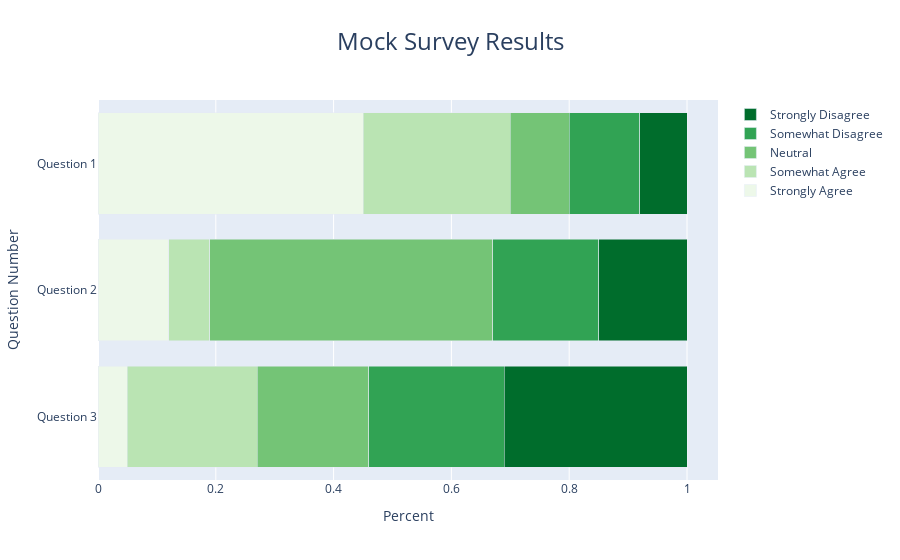

Source (notebook cell):
### Code cell
data = [go.Bar(x=df[response], 
               y=df['Unnamed: 0'], 
               name=response,
               orientation='h',
               marker=dict(color=colors[response])) for response in df.columns[1:]]

layout = go.Layout(title='Mock Survey Results',
                   title_x=0.5,
                   titlefont=dict(size=24),
                   xaxis_title='Percent',
                   yaxis_title='Question Number',
                   hovermode='y unified',
                   barmode='stack',
                   yaxis=dict(autorange='reversed'))

fig = go.Figure(data=data, layout=layout)
pyo.plot(fig, filename='barplot.html')
fig.show()

### Figure 1 — Plotly figure (JSON) as saved in the notebook; plotly's stock layout.template omitted (floating-point values rounded to 4 significant figures)
{"data": [{"marker": {"color": "#edf8e9"}, "name": "Strongly Agree", "orientation": "h", "type": "bar", "x": [0.45, 0.12, 0.05], "y": ["Question 1", "Question 2", "Question 3"]}, {"marker": {"color": "#bae4b3"}, "name": "Somewhat Agree", "orientation": "h", "type": "bar", "x": [0.25, 0.07, 0.22], "y": ["Question 1", "Question 2", "Question 3"]}, {"marker": {"color": "#74c476"}, "name": "Neutral", "orientation": "h", "type": "bar", "x": [0.1, 0.48, 0.19], "y": ["Question 1", "Question 2", "Question 3"]}, {"marker": {"color": "#31a354"}, "name": "Somewhat Disagree", "orientation": "h", "type": "bar", "x": [0.12, 0.18, 0.23], "y": ["Question 1", "Question 2", "Question 3"]}, {"marker": {"color": "#006d2c"}, "name": "Strongly Disagree", "orientation": "h", "type": "bar", "x": [0.08, 0.15, 0.31], "y": ["Question 1", "Question 2", "Question 3"]}], "layout": {"barmode": "stack", "hovermode": "y unified", "title": {"font": {"size": 24}, "text": "Mock Survey Results", "x": 0.5}, "xaxis": {"title": {"text": "Percent"}}, "yaxis": {"autorange": "reversed", "title": {"text": "Question Number"}}}}
